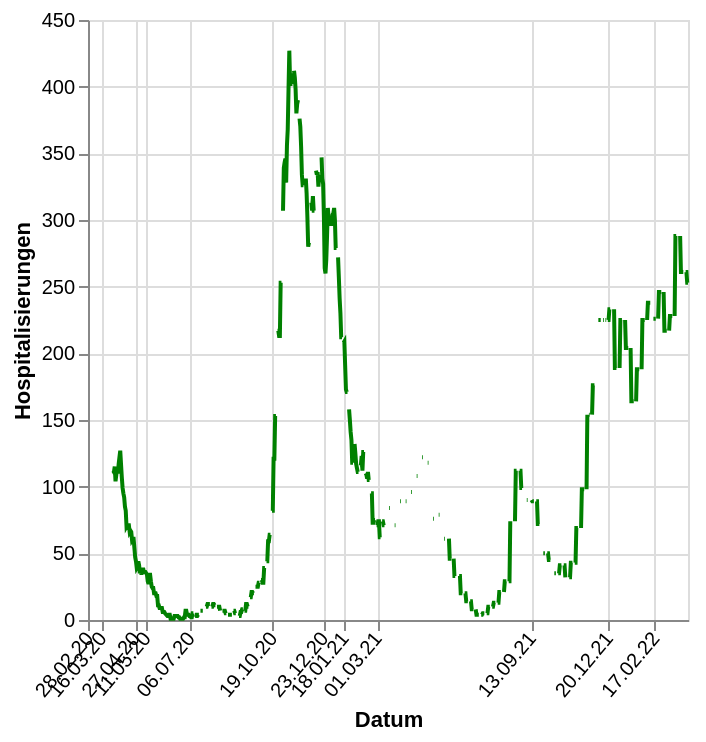

Notebook cell for this chart:
### Code cell
ticks = ["2020-02-25", "2020-02-28", "2020-03-16", "2020-04-27", "2020-05-11", "2020-07-06", "2020-10-19","2020-12-23", "2021-01-18", "2021-03-01", "2021-09-13", "2021-12-20", "2022-02-17"]

lines = alt.Chart(data).mark_line(color="green").encode(
    x=alt.X('date:T',axis=alt.Axis(title="Datum", format="%d.%m.%y", values=ticks, labelAngle=-50, labelOverlap=False, labelFontSize=10)),
    y=alt.Y('current_hosp', title="Hospitalisierungen", scale=alt.Scale(domain=[0, 450]))
).properties(
    width="container",
    height=400
)
lines

### Figure 1 — Vega-Lite specification as saved in the notebook (floating-point values rounded to 4 significant figures; data arrays with more than 128 entries replaced by an {"elided": "..."} marker saying what was removed)
{"config": {"view": {"continuousWidth": 300, "continuousHeight": 300}}, "data": {"name": "data-e89b16b04fd2308ebe9031c85e7c6fd2"}, "mark": {"type": "line", "color": "green"}, "encoding": {"x": {"axis": {"format": "%d.%m.%y", "labelAngle": -50, "labelFontSize": 10, "labelOverlap": false, "title": "Datum", "values": ["2020-02-25", "2020-02-28", "2020-03-16", "2020-04-27", "2020-05-11", "2020-07-06", "2020-10-19", "2020-12-23", "2021-01-18", "2021-03-01", "2021-09-13", "2021-12-20", "2022-02-17"]}, "field": "date", "type": "temporal"}, "y": {"field": "current_hosp", "scale": {"domain": [0, 450]}, "title": "Hospitalisierungen", "type": "quantitative"}}, "height": 300, "width": "container", "$schema": "https://vega.github.io/schema/vega-lite/v5.20.1.json", "datasets": {"data-e89b16b04fd2308ebe9031c85e7c6fd2": {"elided": "761 records"}}}
